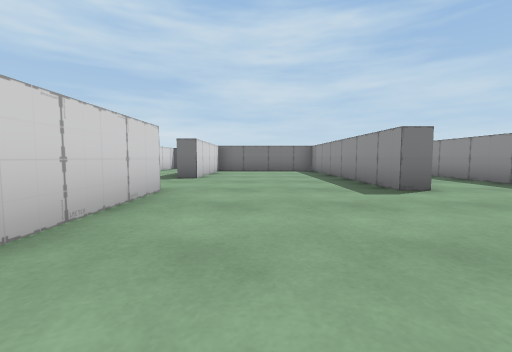
[1] (above)

19 first-person views from a walk through a Unity game level. The camera is 0.51 m above the floor, tilts 4° down and sees 90° across. The floor is counted in squares, 1 m on a side. Each view is taken from the middle of a square. On the plan, view 1 faces up. The plan holds only what a view shows up to about 9 squares ahead; the rest is blank. The place goes on beyond the plan. The player is left out.

[2]
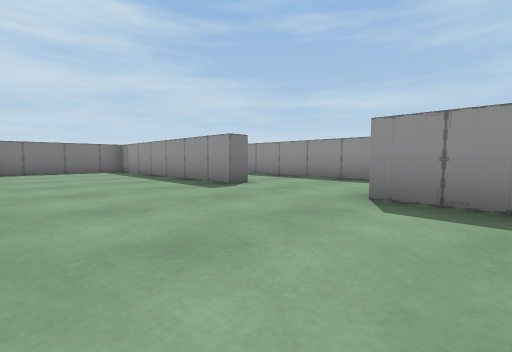

[3]
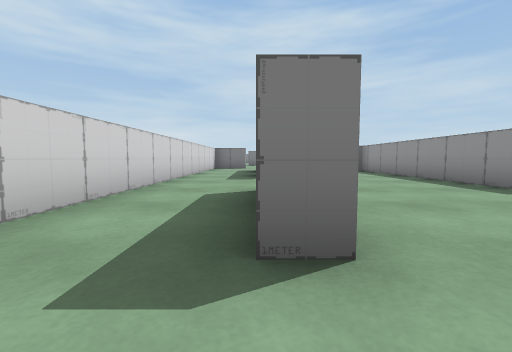

[4]
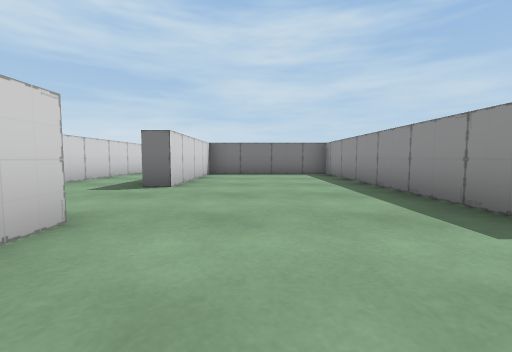

[5]
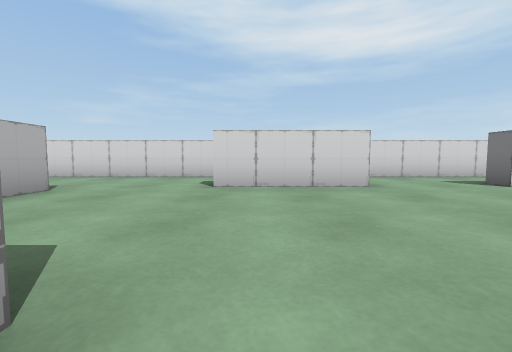

[6]
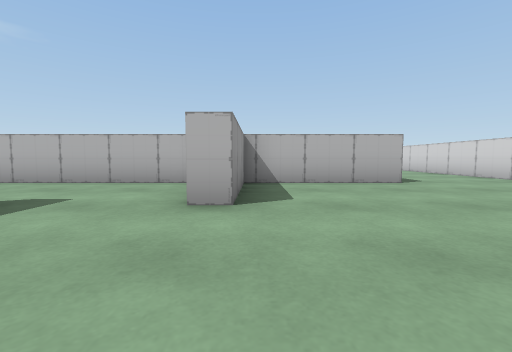

[7]
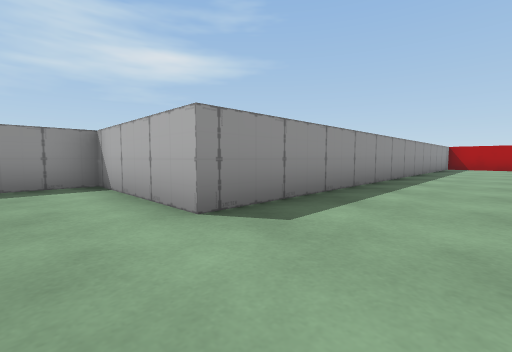

[8]
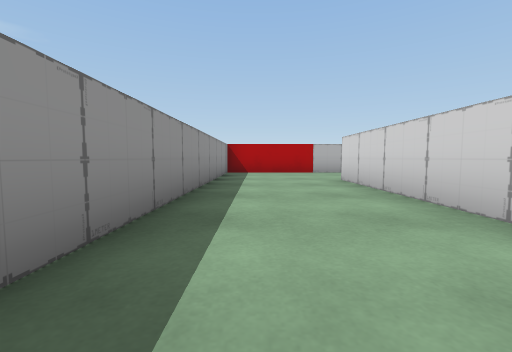

[9]
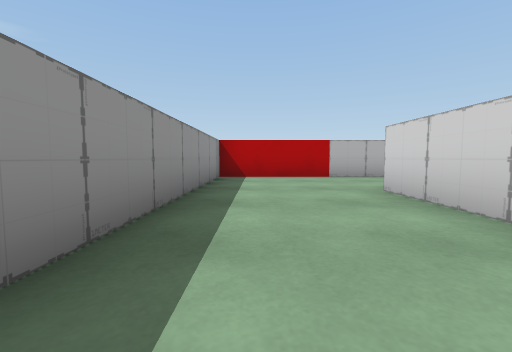

[10]
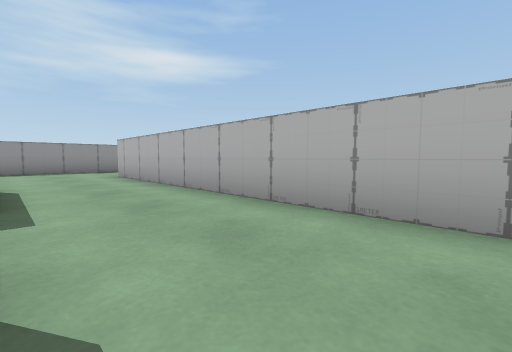

[11]
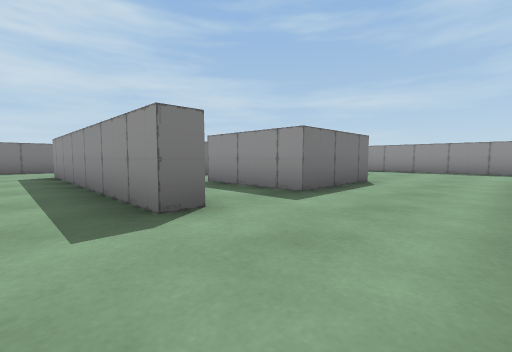

[12]
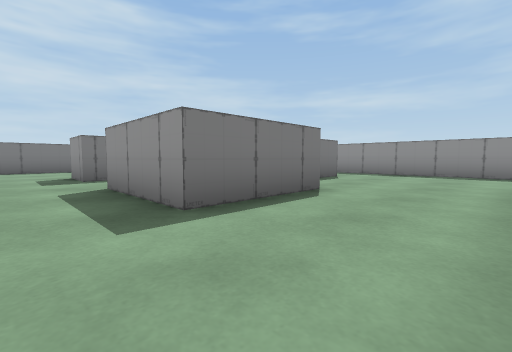

[13]
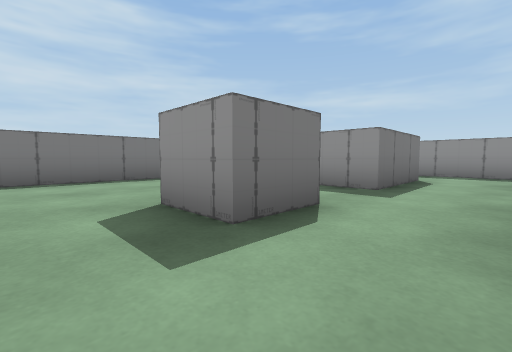

[14]
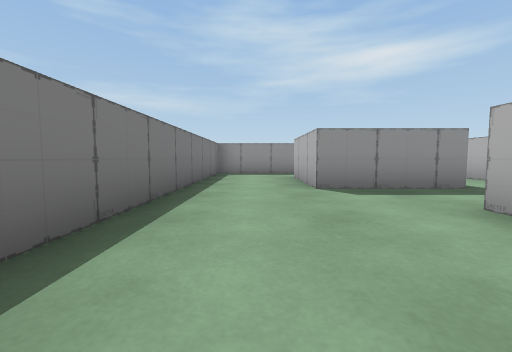

[15]
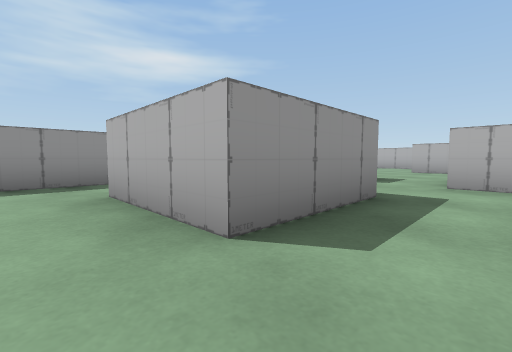

[16]
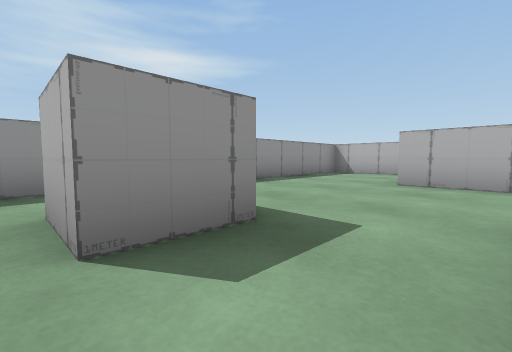

[17]
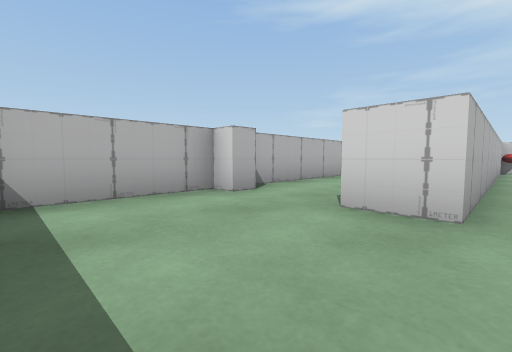

[18]
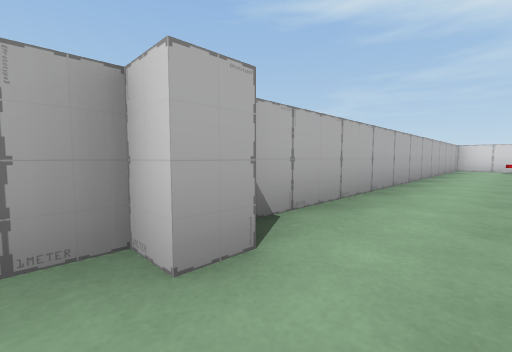

[19]
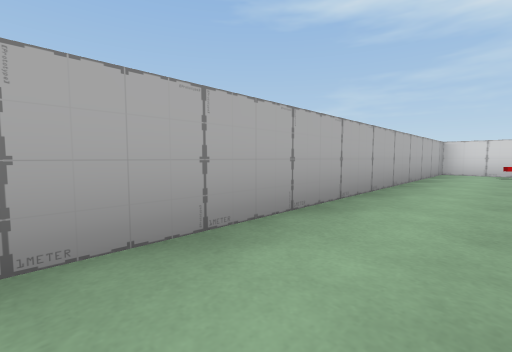

### Floor plan
Ten units are one square. View 1 is at (0, 0); x grows to the right and y downward. Boxes are objects, and circles mark ways between rooms. Rooms are numbered by the first view taken in them; rooms with no view inside come last. Other rooms are left out.
<svg viewBox="-61 -115 211 260">
<path fill="none" stroke="#000" d="M-15 -40 -15 -12 -20 -12M-40 69 -40 110M29 -40 23 -40 23 -102 -15 -102 -15 -65 -20 -65M-40 -110 -40 51M-56 140 -10 140 -10 13 23 13 23 -13 28 -13M99 -12 73 -12M115 -25 115 -37 128 -37M56 -12 50 -12 50 -75M110 40 115 40 115 45 145 45 145 -60M129 -25 118 -25M34 13 115 13 115 22M128 -55 116 -55M145 -75 145 -85M-5 30 -5 45 105 45M86 -55 73 -55 73 -68M89 -37 98 -37M116 -55 102 -55 102 -80 128 -80M73 -12 73 -38M145 -85 145 -102 40 -102"/>
<rect x="25" y="5" width="10" height="10" fill="#bbb"><title>other object</title></rect>
<rect x="-5" y="25" width="10" height="10" fill="#bbb"><title>other object</title></rect>
<circle cx="30" cy="-25" r="3" fill="#2a7"/>
<circle cx="110" cy="-45" r="3" fill="#2a7"/>
<circle cx="140" cy="-90" r="3" fill="#2a7"/>
<circle cx="50" cy="-85" r="3" fill="#2a7"/>
<circle cx="65" cy="-25" r="3" fill="#2a7"/>
<text x="-20" y="10">1</text>
<text x="90" y="0">2</text>
<text x="80" y="-70">3</text>
</svg>
Room 1 opens to room 2. Room 2 opens to room 3.

Where each view was taken, in squares from view 1:
view 1: 0 up, 0 right, facing up
view 2: 0 up, 1 left, facing up-right
view 3: 0 up, 2 left, facing up
view 4: 2 up, 0 right, facing up
view 5: 2 up, 3 right, facing left
view 6: 4 up, 2 right, facing down
view 7: 0 up, 3 left, facing down-right
view 8: 5 down, 2 left, facing down
view 9: 7 down, 2 left, facing down
view 10: 1 up, 4 right, facing down-right
view 11: 1 down, 4 right, facing up-right
view 12: 1 down, 6 right, facing up-right
view 13: 4 up, 6 right, facing up-right
view 14: 9 up, 6 right, facing right
view 15: 9 up, 9 right, facing down-right
view 16: 4 up, 10 right, facing down-right
view 17: 1 down, 14 right, facing down-left
view 18: 3 down, 12 right, facing down-left
view 19: 3 down, 9 right, facing down-left
